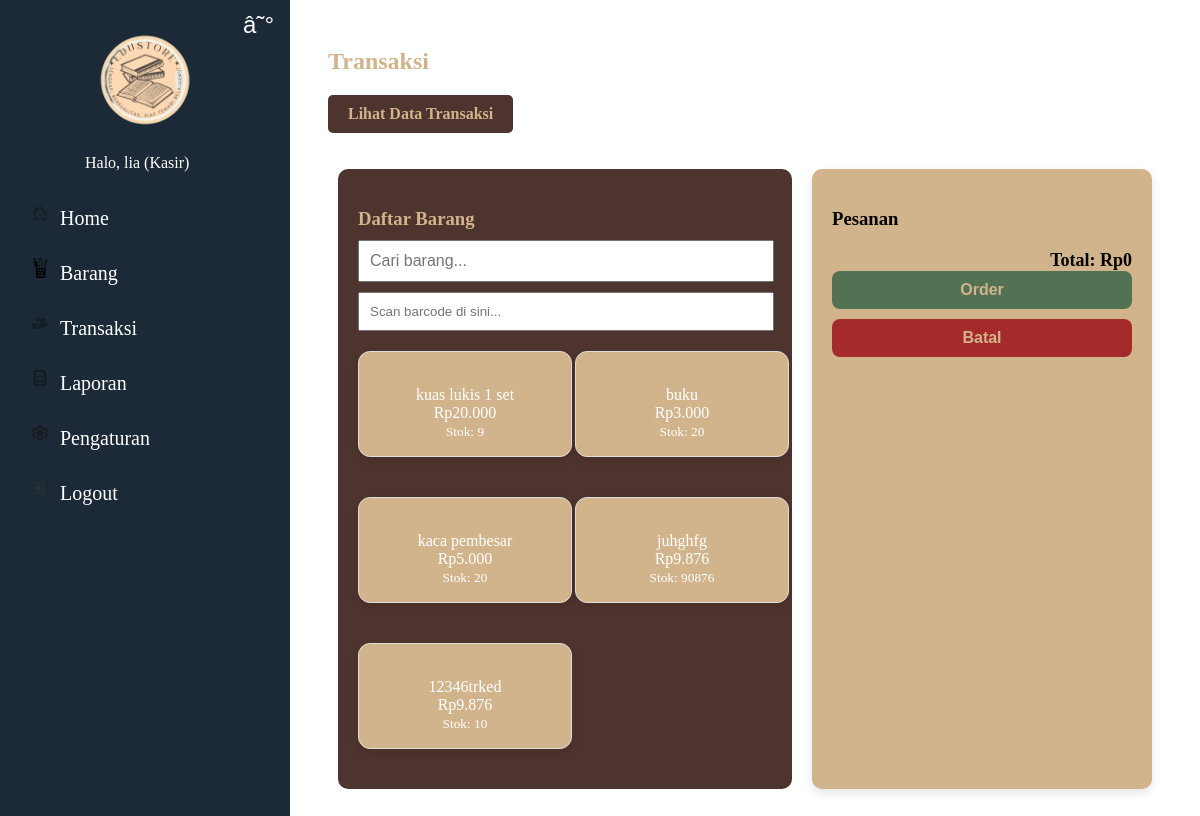
The app's page /transaksi/transaksi.php (signed in) with its own data.
### tables this page shows
CREATE TABLE `barang` (
  `id_barang` int(11) NOT NULL,
  `nama_barang` varchar(100) NOT NULL,
  `id_kategori` int(11) DEFAULT NULL,
  `harga` decimal(10,2) NOT NULL,
  `tanggal_ditambahkan` timestamp NOT NULL DEFAULT current_timestamp() ON UPDATE current_timestamp(),
  `stok` int(11) NOT NULL DEFAULT 0,
  `gambar` varchar(255) NOT NULL,
  `kode_barang` varchar(255) DEFAULT NULL,
  `keuntungan` int(100) DEFAULT NULL
);

### transaksi/transaksi.php (the view, shortened to what this page needs)
<?php
include "../koneksi/config.php";
$barangResult = $conn->query("
    SELECT b.*, k.nama_kategori
    FROM barang b
    JOIN kategoribarang k USING(id_kategori)
");
$barangArr = $barangResult->fetch_all(MYSQLI_ASSOC);
?>
<!DOCTYPE html>
<html lang="id">
<head>
    <link rel="stylesheet" href="../CSS/styletransaksi.css">
</head>
<body>
<?php
include '../sidebar/sidebar.php';
?>
<div class="main-content" id="mainContent">
    <h2 style="margin-left: 300px;color: #D2B48C;">Transaksi</h2>
    <p style="margin-left: 300px;">
      <a href="detailtransaksi.php" class="btn-orange">Lihat Data Transaksi</a>
    </p>
    <form method="POST" id="formTransaksi" style="margin-top: -20px;">
        <div class="wrapper">
            <div class="barang">
                <h3>Daftar Barang</h3>
                <input type="text" id="searchBarang" placeholder="Cari barang..."
                       style="margin-bottom:10px; width:calc(100% - 22px); padding:10px;">
                <input type="text" id="scanInput" placeholder="Scan barcode di sini..." autofocus
                       style="margin-bottom: 10px; width: calc(100% - 22px); padding: 10px;">
                <div class="barang-list" id="barangList">
                    <?php foreach ($barangArr as $b): ?>
                        <div class="item"
                             onclick="tambahKeKeranjang(<?= $b['id_barang'] ?>,
                                                        '<?= addslashes($b['nama_barang']) ?>',
                                                        <?= $b['harga'] ?>)">
                            <br><?= htmlspecialchars($b['nama_barang']) ?>
                            <br>Rp<?= number_format($b['harga'],0,',','.') ?>
                            <br><small>Stok: <?= $b['stok'] ?></small>
                        </div>
                    <?php endforeach; ?>
                </div>
            </div>
            <div class="keranjang">
                <h3>Pesanan</h3>
                <div class="total">Total: <span id="totalHarga">Rp0</span></div>
                <button type="button" class="btn-order" onclick="showPopup()">Order</button>
                <button type="button" class="btn-batal" onclick="batalTransaksi()">Batal</button>
            </div>
        </div>
    </form>
</div>
</body>
</html>

### CSS/styletransaksi.css (style rules this page uses)
body { font-family: sans-serif; background: #f4f4f4; padding: 20px; background-color: #feffff; font-family: 'Times New Roman', Times, serif; }
.wrapper { display: flex; justify-content: space-between; margin-left: 250px; padding: 20px; flex-wrap: nowrap; }
.barang { background: #4E342E; padding: 20px; border-radius: 10px; flex: 1; margin-left: 40px; margin-top: 20px; margin-right: 20px; min-width: 0; color: #feffff; }
.barang h3 { margin-bottom: 10px; color: #D2B48C; }
.keranjang { background: #D2B48C; padding: 20px; border-radius: 10px; width: 300px; box-shadow: 0 4px 10px rgba(0, 0, 0, 0.1); margin-top: 20px; }
.barang-list { display: grid; grid-template-columns: repeat(auto-fit, minmax(180px, 1fr)); gap: 20px; }
.barang-list .item { width: 180px; padding: 16px; border-radius: 12px; background-color: #D2B48C; box-shadow: 0 4px 8px rgba(0,0,0,0.1); text-align: center; transition: transform 0.2s ease-in-out, box-shadow 0.2s ease-in-out; }
.item { border: 1px solid #ddd; padding: 10px; width: 120px; text-align: center; border-radius: 10px; cursor: pointer; background: #fefefe; margin-bottom: 20px; }
.keranjang .total { font-size: 18px; font-weight: bold; margin-top: 20px; }
.total { text-align: right; font-weight: bold; margin-top: 10px; }
.btn-order { background-color: #527253; color: #D2B48C; padding: 10px; border: none; width: 100%; border-radius: 8px; font-size: 16px; font-weight: bold; cursor: pointer; }
.btn-batal { background-color: #A52A2A; color: #D2B48C; padding: 10px; border: none; width: 100%; border-radius: 8px; font-size: 16px; font-weight: bold; cursor: pointer; margin-top: 10px; transition: background-color 0.2s ease; }
#searchBarang { margin-bottom: 20px; padding: 10px; width: 100%; font-size: 16px; }
.btn-orange { display: inline-block; padding: 10px 20px; background-color: #4E342E; color: #D2B48C; text-decoration: none; border-radius: 5px; font-weight: bold; transition: background-color 0.3s ease, transform 0.2s ease; }
.main-content h2, .main-content p { margin-left: 300px; transition: margin-left 0.3s ease; }

### records on screen
barang: nama_barang "kuas lukis 1 set", harga "20.000", stok "9"
barang: nama_barang "buku", harga "3.000", stok "20"
barang: nama_barang "kaca pembesar", harga "5.000", stok "20"
barang: nama_barang "juhghfg", harga "9.876", stok "90876"
barang: nama_barang "12346trked", harga "9.876", stok "10"

### other values on screen
$_SESSION['nama'] "lia"
$_SESSION['role'] "Kasir"
